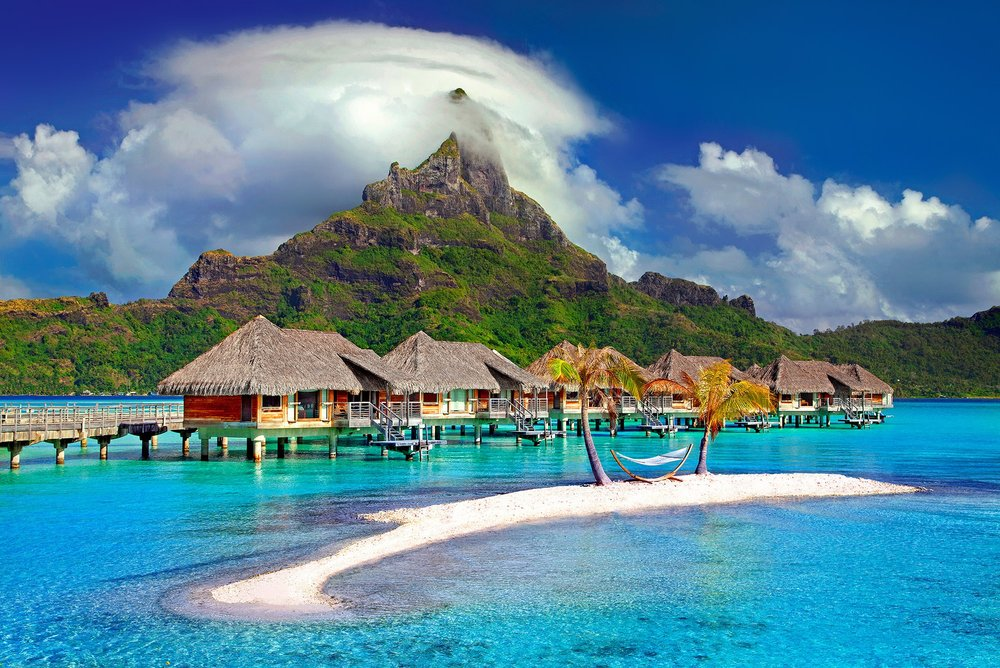
#> input picture correlation/images-data/caribbean.jpg, 1000 x 668 px
$ python image_to_matrix.py
#> lines starting #> are read from the running program, lines starting #| are printed output that depends on the picture
from skimage import io
from skimage import img_as_float
from skimage.color import rgb2gray
import random

def output_image_matrix(image_matrix_path, image_float):
	f = open(image_matrix_path, "w+")
	n = len(image_float)
	m = len(image_float[0])


	f.write(str(n) + " " + str(m) + "\n")
	for i in range(n):
		for j in range(m):
			f.write(str(image_float[i][j]))
			if(j != m - 1):
				f.write(" ")

		f.write("\n")

	f.close()


#image_path = "images-data/flower.jpg"
image_path = "images-data/caribbean.jpg"

image_matrix_path = image_path.rsplit(".", 1)[0] + "_matrix.txt"


image = io.imread(image_path)
#> image is the input picture: shape (668, 1000, 3); mean R, G, B 83.3, 131, 151.9

io.imshow(image)
io.show()

gray_image = rgb2gray(image)
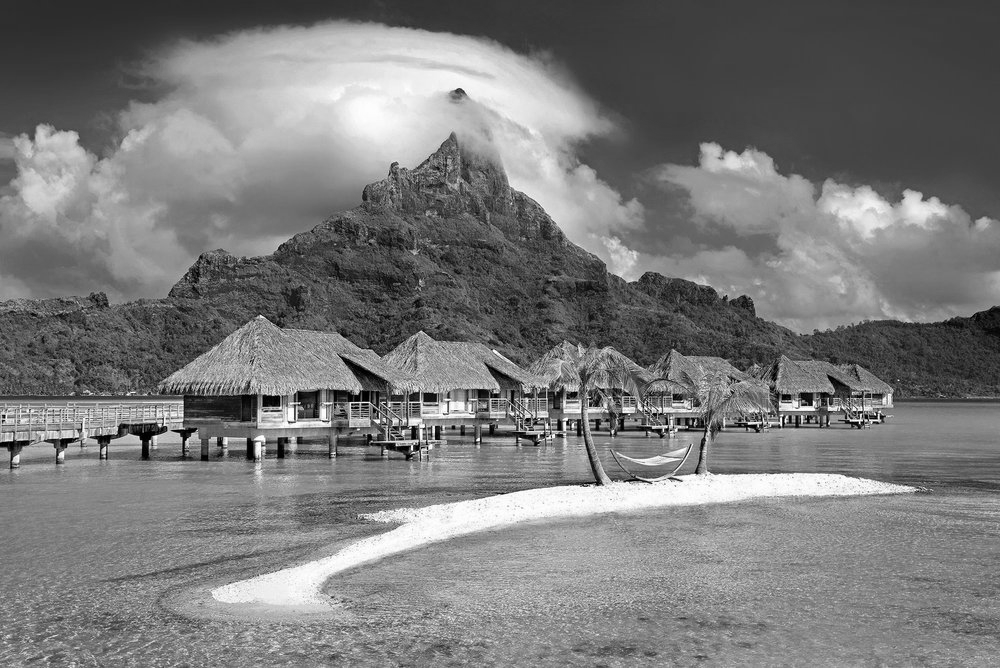
#> gray_image: shape (668, 1000) float64; min 0, max 1, mean 0.48

io.imshow(gray_image)
io.show()

image_float = img_as_float(gray_image)

size = 100
x = random.randint(0, len(image_float) - size)
#> x = 394
y = random.randint(0, len(image_float[0]) - size)
#> y = 776
smaller_image_float = image_float[x:x + size, y:y + size]
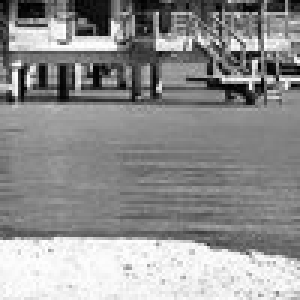
#> smaller_image_float: shape (100, 100) float64 (shown 3 times larger); min 0, max 0.999, mean 0.566

print(smaller_image_float)
#> (printed output is left out)
output_image_matrix(image_matrix_path, smaller_image_float)
#> in output_image_matrix, `n = len(image_float)`: n = 100

# output_image_matrix(image_matrix_path, image_float)
# print(image_float)

$ run again, with correlation/images-data/flower.jpg copied over correlation/images-data/caribbean.jpg
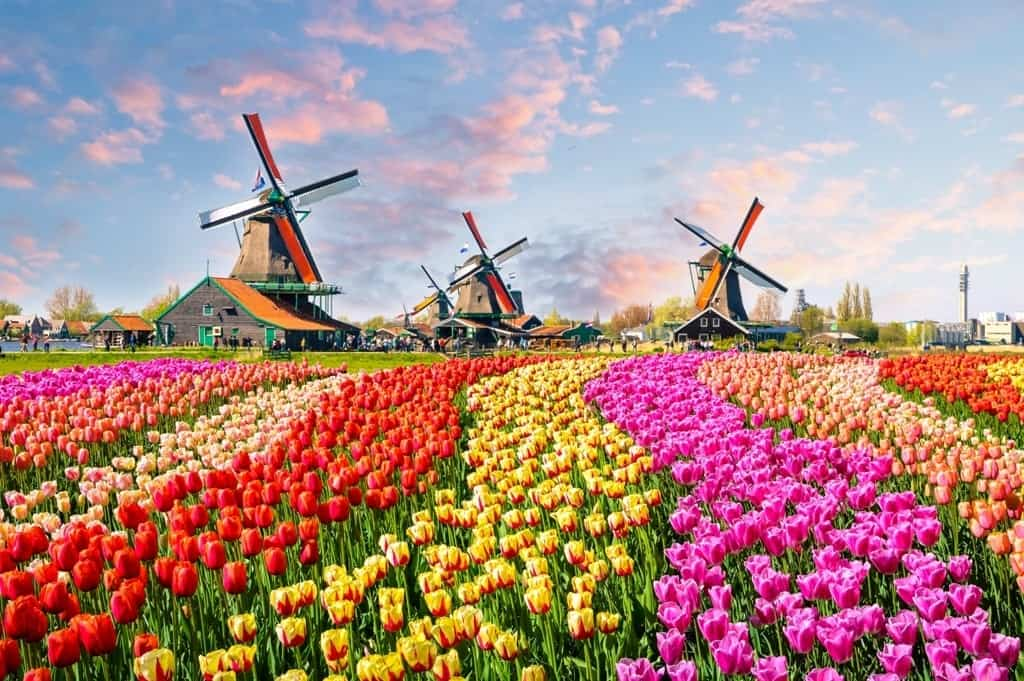
#> input picture correlation/images-data/flower.jpg, 1024 x 681 px
#> image is the input picture: shape (681, 1024, 3); mean R, G, B 171.7, 139.6, 135
#> `gray_image = rgb2gray(image)`:
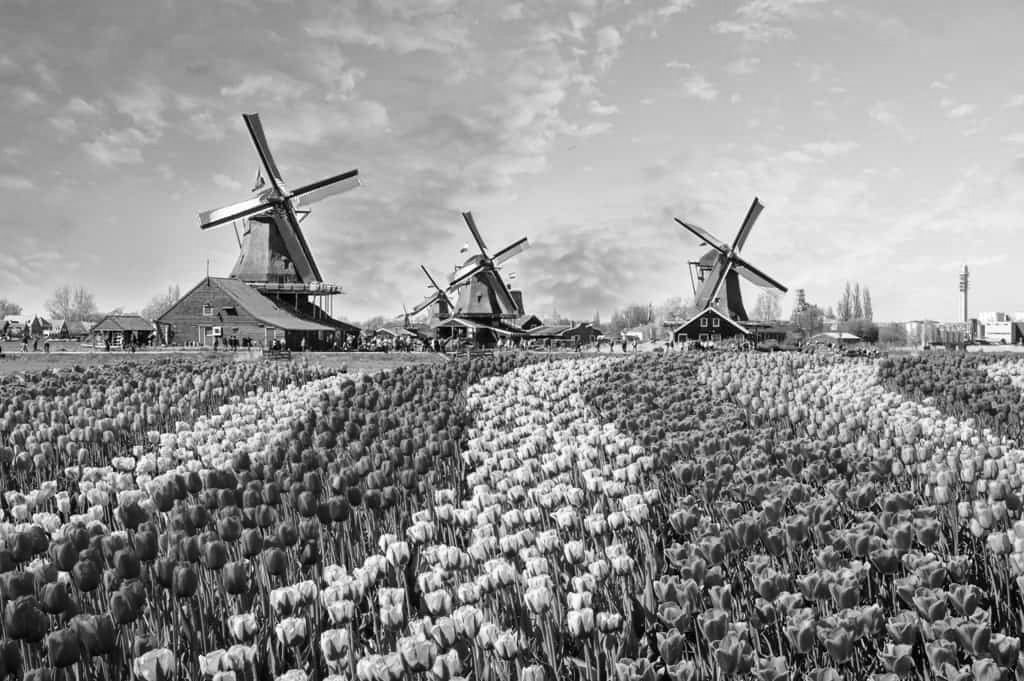
#> gray_image: shape (681, 1024) float64; min 0, max 1, mean 0.573
#> x = 394
#> y = 776
#> `smaller_image_float = image_float[x:x + size, y:y + size]`:
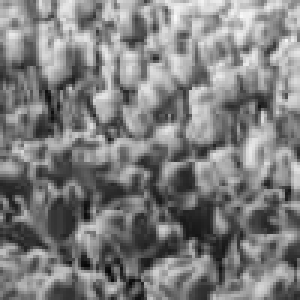
#> smaller_image_float: shape (100, 100) float64 (shown 3 times larger); min 0.0233, max 0.975, mean 0.496
#> (printed output is left out)
#> n = 100
